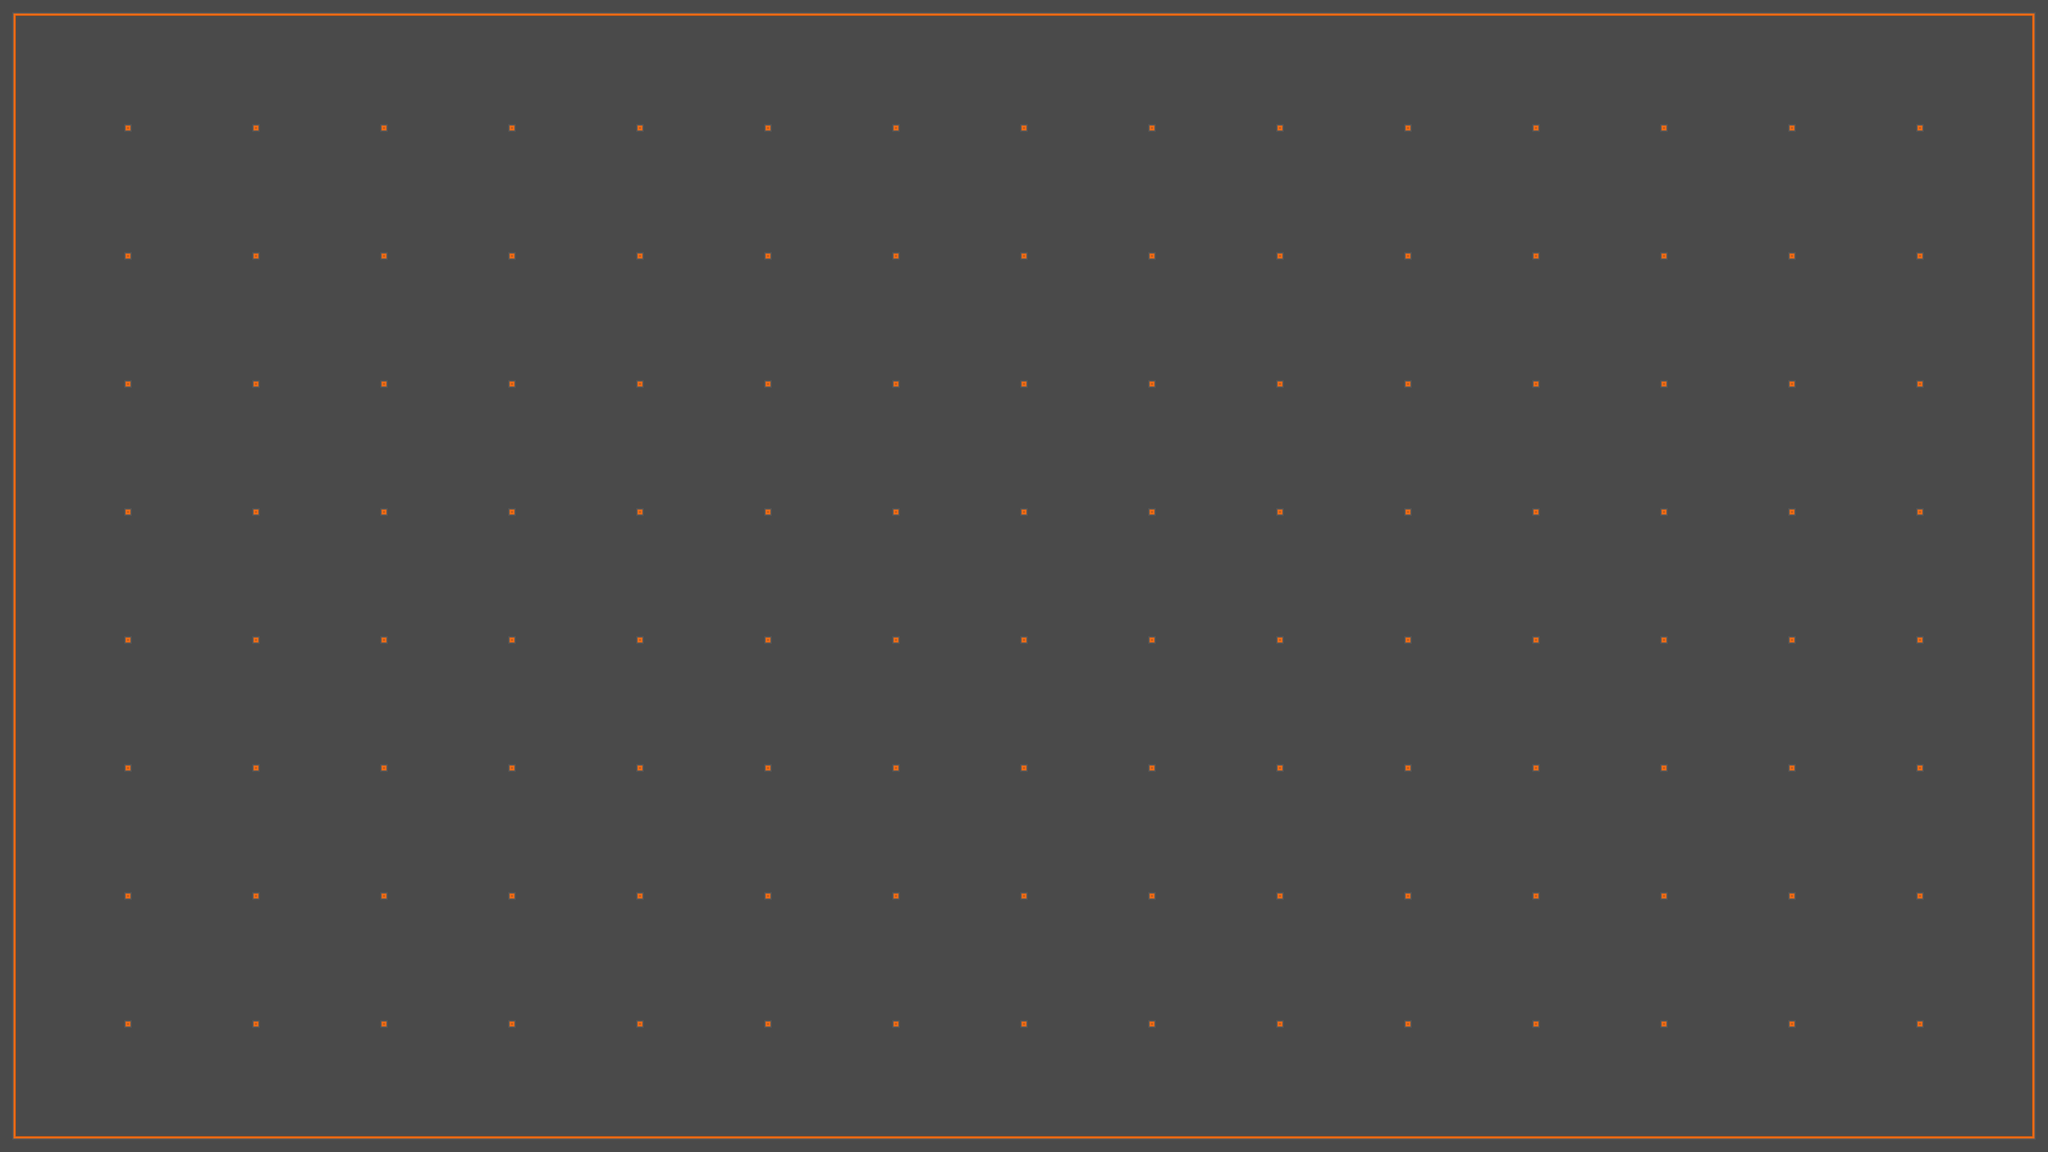

A 2D game scene composited from a Tiled map and its tileset images. What follows is a short description and the map's XML, with each tile layer's data collapsed to a summary:
An orthogonal 128x72 tile map with 64x64 px tiles, 2 tile layers (Floor, Walls) and 125 objects (120x Column, 4x Wall, Player).

<map version="1.10" tiledversion="1.10.2" orientation="orthogonal" renderorder="right-down" width="128" height="72" tilewidth="64" tileheight="64" infinite="0" nextlayerid="4" nextobjectid="144">
 <tileset firstgid="1" source="Map1Tiles.tsx" />
 <layer id="1" name="Floor" width="128" height="72" locked="1">
  <data>[9216 cells, 9216 non-empty, 1 distinct tile ids]</data>
 </layer>
 <layer id="2" name="Walls" width="128" height="72">
  <data>[9216 cells, 876 non-empty, 8 distinct tile ids]</data>
 </layer>
 <objectgroup id="3" name="Obstacles">
  <object id="2" name="Wall" x="0" y="0" width="8192" height="64">
   <properties>
    <property name="ExtendedName" value="WallTop" />
   </properties>
  </object>
  <object id="3" name="Wall" x="8128" y="64" width="64" height="4480">
   <properties>
    <property name="ExtendedName" value="WallEast" />
   </properties>
  </object>
  <object id="4" name="Wall" x="0" y="4544" width="8192" height="64">
   <properties>
    <property name="ExtendedName" value="WallSouth" />
   </properties>
  </object>
  <object id="6" name="Wall" x="0" y="64" width="64" height="4480">
   <properties>
    <property name="ExtendedName" value="WallWest" />
   </properties>
  </object>
  <object id="7" name="Column" x="496" y="496" width="32" height="32" />
  <object id="8" name="Column" x="1008" y="496" width="32" height="32" />
  <object id="9" name="Column" x="1520" y="496" width="32" height="32" />
  <object id="10" name="Column" x="2032" y="496" width="32" height="32" />
  <object id="11" name="Column" x="2544" y="496" width="32" height="32" />
  <object id="12" name="Column" x="3056" y="496" width="32" height="32" />
  <object id="13" name="Column" x="3568" y="496" width="32" height="32" />
  <object id="14" name="Column" x="4080" y="496" width="32" height="32" />
  <object id="15" name="Column" x="4592" y="496" width="32" height="32" />
  <object id="16" name="Column" x="5104" y="496" width="32" height="32" />
  <object id="17" name="Column" x="5616" y="496" width="32" height="32" />
  <object id="18" name="Column" x="6128" y="496" width="32" height="32" />
  <object id="19" name="Column" x="6640" y="496" width="32" height="32" />
  <object id="20" name="Column" x="7152" y="496" width="32" height="32" />
  <object id="21" name="Column" x="7664" y="496" width="32" height="32" />
  <object id="23" name="Column" x="496" y="1008" width="32" height="32" />
  <object id="24" name="Column" x="1008" y="1008" width="32" height="32" />
  <object id="25" name="Column" x="1520" y="1008" width="32" height="32" />
  <object id="26" name="Column" x="2032" y="1008" width="32" height="32" />
  <object id="27" name="Column" x="2544" y="1008" width="32" height="32" />
  <object id="28" name="Column" x="3056" y="1008" width="32" height="32" />
  <object id="29" name="Column" x="3568" y="1008" width="32" height="32" />
  <object id="30" name="Column" x="4080" y="1008" width="32" height="32" />
  <object id="31" name="Column" x="4592" y="1008" width="32" height="32" />
  <object id="32" name="Column" x="5104" y="1008" width="32" height="32" />
  <object id="33" name="Column" x="5616" y="1008" width="32" height="32" />
  <object id="34" name="Column" x="6128" y="1008" width="32" height="32" />
  <object id="35" name="Column" x="6640" y="1008" width="32" height="32" />
  <object id="36" name="Column" x="7152" y="1008" width="32" height="32" />
  <object id="37" name="Column" x="7664" y="1008" width="32" height="32" />
  <object id="53" name="Column" x="496" y="1520" width="32" height="32" />
  <object id="54" name="Column" x="1008" y="1520" width="32" height="32" />
  <object id="55" name="Column" x="1520" y="1520" width="32" height="32" />
  <object id="56" name="Column" x="2032" y="1520" width="32" height="32" />
  <object id="57" name="Column" x="2544" y="1520" width="32" height="32" />
  <object id="58" name="Column" x="3056" y="1520" width="32" height="32" />
  <object id="59" name="Column" x="3568" y="1520" width="32" height="32" />
  <object id="60" name="Column" x="4080" y="1520" width="32" height="32" />
  <object id="61" name="Column" x="4592" y="1520" width="32" height="32" />
  <object id="62" name="Column" x="5104" y="1520" width="32" height="32" />
  <object id="63" name="Column" x="5616" y="1520" width="32" height="32" />
  <object id="64" name="Column" x="6128" y="1520" width="32" height="32" />
  <object id="65" name="Column" x="6640" y="1520" width="32" height="32" />
  <object id="66" name="Column" x="7152" y="1520" width="32" height="32" />
  <object id="67" name="Column" x="7664" y="1520" width="32" height="32" />
  <object id="68" name="Column" x="496" y="2032" width="32" height="32" />
  <object id="69" name="Column" x="1008" y="2032" width="32" height="32" />
  <object id="70" name="Column" x="1520" y="2032" width="32" height="32" />
  <object id="71" name="Column" x="2032" y="2032" width="32" height="32" />
  <object id="72" name="Column" x="2544" y="2032" width="32" height="32" />
  <object id="73" name="Column" x="3056" y="2032" width="32" height="32" />
  <object id="74" name="Column" x="3568" y="2032" width="32" height="32" />
  <object id="75" name="Column" x="4080" y="2032" width="32" height="32" />
  <object id="76" name="Column" x="4592" y="2032" width="32" height="32" />
  <object id="77" name="Column" x="5104" y="2032" width="32" height="32" />
  <object id="78" name="Column" x="5616" y="2032" width="32" height="32" />
  <object id="79" name="Column" x="6128" y="2032" width="32" height="32" />
  <object id="80" name="Column" x="6640" y="2032" width="32" height="32" />
  <object id="81" name="Column" x="7152" y="2032" width="32" height="32" />
  <object id="82" name="Column" x="7664" y="2032" width="32" height="32" />
  <object id="83" name="Column" x="496" y="2544" width="32" height="32" />
  <object id="84" name="Column" x="1008" y="2544" width="32" height="32" />
  <object id="85" name="Column" x="1520" y="2544" width="32" height="32" />
  <object id="86" name="Column" x="2032" y="2544" width="32" height="32" />
  <object id="87" name="Column" x="2544" y="2544" width="32" height="32" />
  <object id="88" name="Column" x="3056" y="2544" width="32" height="32" />
  <object id="89" name="Column" x="3568" y="2544" width="32" height="32" />
  <object id="90" name="Column" x="4080" y="2544" width="32" height="32" />
  <object id="91" name="Column" x="4592" y="2544" width="32" height="32" />
  <object id="92" name="Column" x="5104" y="2544" width="32" height="32" />
  <object id="93" name="Column" x="5616" y="2544" width="32" height="32" />
  <object id="94" name="Column" x="6128" y="2544" width="32" height="32" />
  <object id="95" name="Column" x="6640" y="2544" width="32" height="32" />
  <object id="96" name="Column" x="7152" y="2544" width="32" height="32" />
  <object id="97" name="Column" x="7664" y="2544" width="32" height="32" />
  <object id="98" name="Column" x="496" y="3056" width="32" height="32" />
  <object id="99" name="Column" x="1008" y="3056" width="32" height="32" />
  <object id="100" name="Column" x="1520" y="3056" width="32" height="32" />
  <object id="101" name="Column" x="2032" y="3056" width="32" height="32" />
  <object id="102" name="Column" x="2544" y="3056" width="32" height="32" />
  <object id="103" name="Column" x="3056" y="3056" width="32" height="32" />
  <object id="104" name="Column" x="3568" y="3056" width="32" height="32" />
  <object id="105" name="Column" x="4080" y="3056" width="32" height="32" />
  <object id="106" name="Column" x="4592" y="3056" width="32" height="32" />
  <object id="107" name="Column" x="5104" y="3056" width="32" height="32" />
  <object id="108" name="Column" x="5616" y="3056" width="32" height="32" />
  <object id="109" name="Column" x="6128" y="3056" width="32" height="32" />
  </objectgroup>
</map>
<!-- 34 of 125 objects omitted -->
